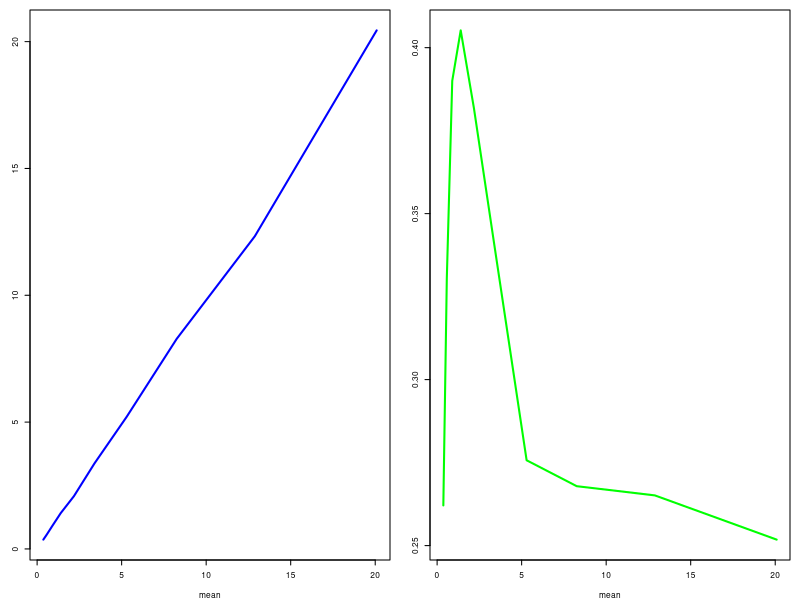
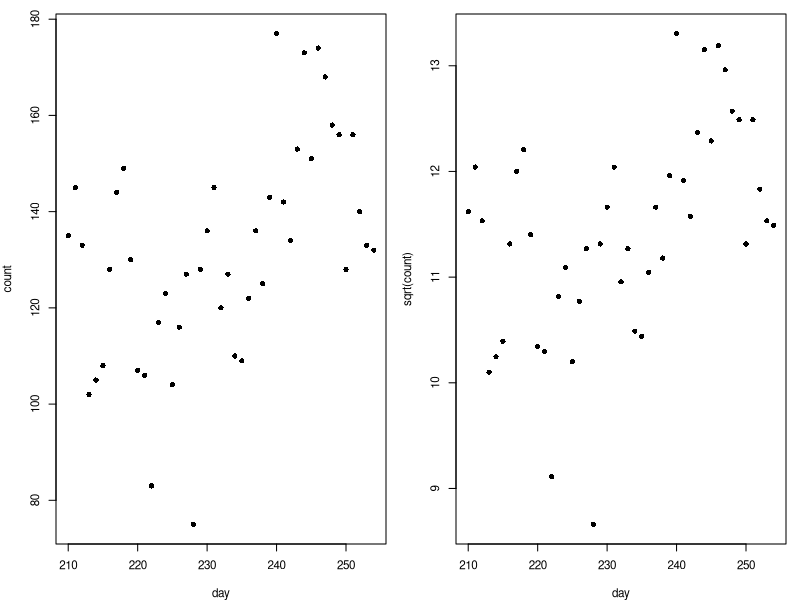
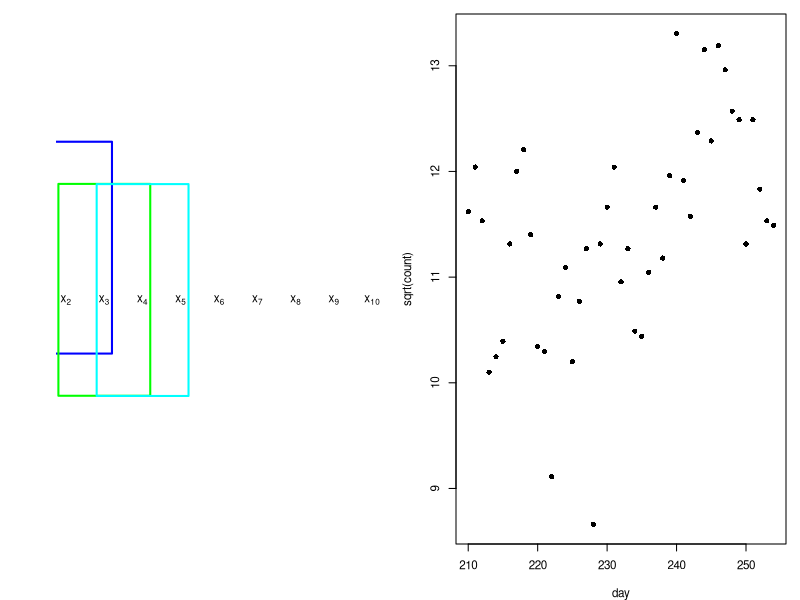
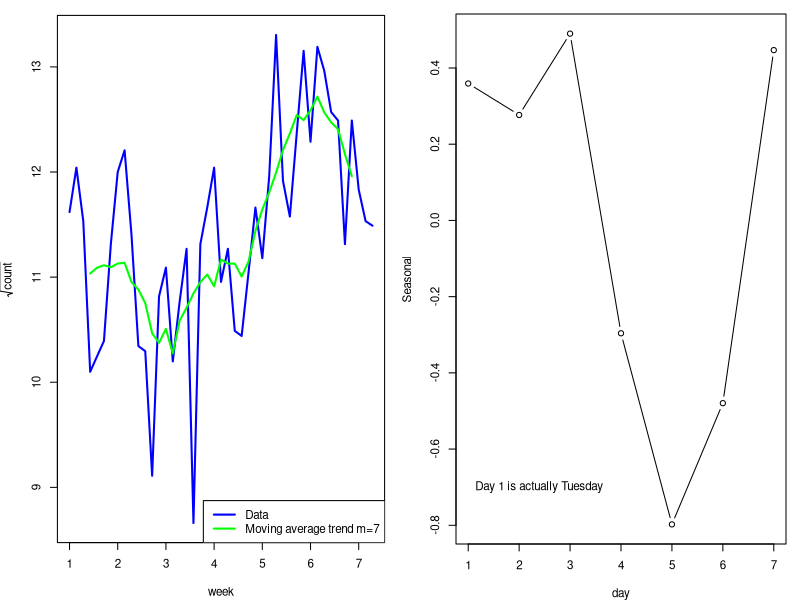

The R script that drew these images, in order:
## ---- chunk 1
lambda = exp(seq(-1, 3, length=10))
v1 = sapply(lambda, function(x) var(rpois(10000,x)))
v2 = sapply(lambda, function(x) var(sqrt(rpois(10000,x))))
par(mfrow=c(1,2), mar=c(4,3,1,1), cex=0.5)
plot(lambda, v1, type="l", lty=1, lwd=2, col="blue", xlab="mean")
plot(lambda, v2, type="l", lty=1, lwd=2, col="green", xlab="mean")
#box("outer")
## ---- chunk 2
df = data.frame( count = c(1042, 1409, 1325, 1189, 1229, 1277, 
427, 135, 145, 133, 102, 105, 108, 128, 144, 149, 130, 107, 106, 
83, 117, 123, 104, 116, 127, 75, 128, 136, 145, 120, 127, 110, 
109, 122, 136, 125, 143, 177, 142, 134, 153, 173, 151, 174, 168, 
158, 156, 128, 156, 140, 133, 132, 4), day = c(203, 204, 205, 
206, 207, 208, 209, 210, 211, 212, 213, 214, 215, 216, 217, 218, 
219, 220, 221, 222, 223, 224, 225, 226, 227, 228, 229, 230, 231, 
232, 233, 234, 235, 236, 237, 238, 239, 240, 241, 242, 243, 244, 
245, 246, 247, 248, 249, 250, 251, 252, 253, 254, 255))
par(mar=c(4,4,1,1), cex=0.7)
df2 = subset(df, day>209 & day<255)
plot(count~day, data=df2, pch=16)
#box("outer")
## ---- chunk 3
par(mar=c(4,4,1,1), cex=0.7)
plot(sqrt(count)~day, data=df2, pch=16)
#box("outer")
## ---- chunk 4
Xbar = mean(df2$day)
Ybar = mean(sqrt(df2$count))
SSX = sum((df2$day-Xbar)^2)
SSXY = with(df2, sum((day-Xbar)*(sqrt(count)-Ybar)))
bhat = SSXY/SSX
ahat = Ybar - bhat*Xbar
RSS = with(df2, sum((sqrt(count)- ahat - bhat*day)^2))
s2 = RSS/(nrow(df2)-2)
## ---- chunk 5
plot.new()
par(mar=rep(1,4))
plot.window(c(1,10), c(1.5,2.5))
yi = 2
for(i in 1:10) text(i, yi, bquote(x[.(i)]))
fun = function(x, col) {
  jit = 0.1*runif(1)
  rect(x-1.2, yi+jit-0.2, x+1.2, yi+jit+0.2, border=col, lwd=2)
  }
fun(2, "blue")
fun(3, "green")
fun(4, "cyan")
## ---- chunk 6
par(mar=c(4,4,1,1), cex=0.7)
plot(sqrt(count)~day, data=df2, pch=16)
#box("outer")
## ---- chunk 7
par(mar=c(4,4,1,1)+.1, cex=0.7)
Y = ts(sqrt(df2$count), freq=7)
plot(cbind(Y,T<-filter(Y, rep(1/7,7))), plot.type="single", col=c("blue", "green"), lwd=2, ylab=expression(sqrt(count)), xlab="week")
legend("bottomright", lty=1, col=c("blue", "green"), lwd=2, legend=c("Data", "Moving average trend m=7"))
## ---- chunk 8
require(xtable, quietly=TRUE)
print(xtable(t(df2[1:7,c(2,1)]), digits=0),floating=FALSE, include.colnames=FALSE, comment=FALSE)
## ---- chunk 9
mmat = function(x, m, d=0) {
  tmp = c(x, rep(NA, m - length(x)%%m))
  print(xtable((M=matrix(tmp, nrow=m)), digits=d), floating=FALSE, include.colnames=FALSE, comment=FALSE)
  invisible(M)
}
mmat(df2$count,7)
## ---- chunk 10
mmat(as.numeric(Y),7, 2)
## ---- chunk 11
mmat(as.numeric(T),7, 2)
## ---- chunk 12
M=mmat(as.numeric(Y-T),7, 2)
## ---- chunk 13
St = apply(M,1,mean,na.rm=TRUE)
print(xtable(matrix(St,nrow=1), digits=3),floating=FALSE, include.rownames=FALSE, comment=FALSE)
## ---- chunk 14
St = St - mean(St)
print(xtable(matrix(St,nrow=1), digits=3),floating=FALSE, include.rownames=FALSE, comment=FALSE)
## ---- chunk 15
par(mar=c(4,4,1,1), cex=0.7)
plot(St, type="b", xlab="day", ylab="Seasonal")
text(1,-0.7, "Day 1 is actually Tuesday", pos=4)
#box("outer")
